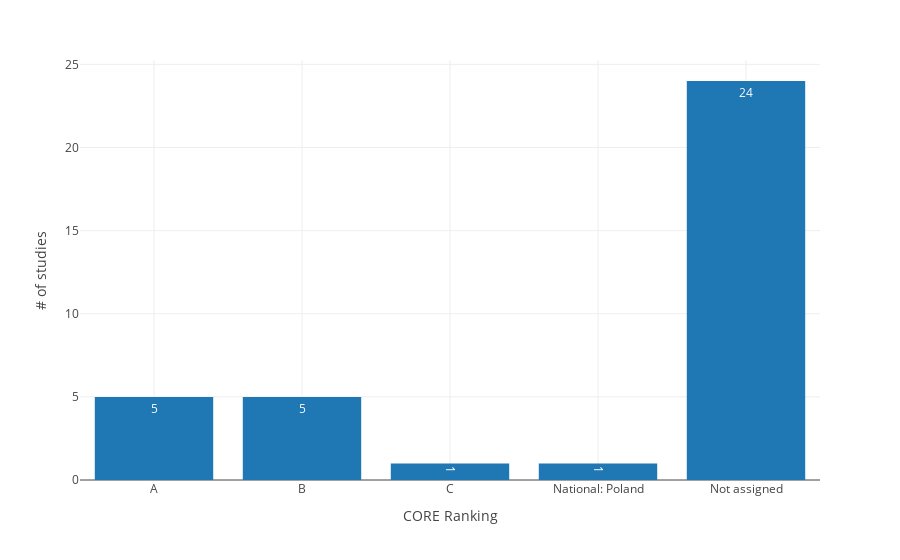

The notebook cell this image was saved under:
### Code cell
df_conferences = df_quality[df_quality['Publication Source'] == 'Conference'] 
print(df_conferences.shape)

df = df_conferences.groupby(by=['CORE Ranking']).size().reset_index(name='# of studies')

fig = px.bar(data_frame = df, x='CORE Ranking', y='# of studies', text_auto=True)
fig.write_image('searchandstudyselectionvalidation/conference_bar_core.pdf', width=WIDTH, height=QUARTER_HEIGHT)
fig.show()

### Figure 1 — Plotly figure (JSON) as saved in the notebook; plotly's stock layout.template omitted (floating-point values rounded to 4 significant figures)
{"data": [{"alignmentgroup": "True", "hovertemplate": "CORE Ranking=%{x}<br># of studies=%{y}<extra></extra>", "legendgroup": "", "marker": {"color": "#1F77B4", "pattern": {"shape": ""}}, "name": "", "offsetgroup": "", "orientation": "v", "showlegend": false, "textposition": "auto", "texttemplate": "%{y}", "type": "bar", "x": ["A", "B", "C", "National: Poland", "Not assigned"], "xaxis": "x", "y": [5, 5, 1, 1, 24], "yaxis": "y"}], "layout": {"barmode": "relative", "legend": {"tracegroupgap": 0}, "margin": {"t": 60}, "xaxis": {"anchor": "y", "domain": [0, 1], "title": {"text": "CORE Ranking"}}, "yaxis": {"anchor": "x", "domain": [0, 1], "title": {"text": "# of studies"}}}}
